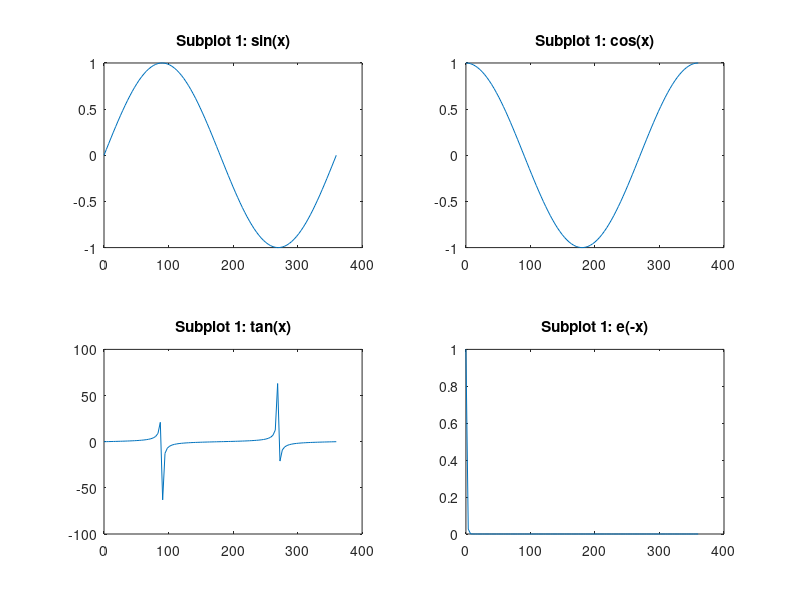

Reproduce this figure in MATLAB.
%% x_init
x = linspace(0,360);
%% plot 1
subplot(2,2,1)
y1= sind(x);
plot(x,y1)
title('Subplot 1: sin(x)')
%% plot 2
subplot(2,2,2)
y2= cosd(x);
plot(x,y2)
title('Subplot 1: cos(x)')
%% plot 3
subplot(2,2,3)
y3=tand(x);
plot(x,y3)
title('Subplot 1: tan(x)')
%% plot 4
subplot(2,2,4)
y4= exp(-x);
plot(x,y4)
title('Subplot 1: e(-x)')